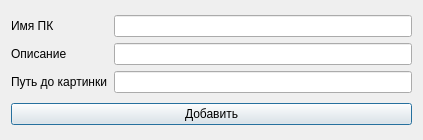
<?xml version="1.0" encoding="UTF-8"?>
<ui version="4.0">
 <class>AddComputerName</class>
 <widget class="QDialog" name="AddComputerName">
  <property name="geometry">
   <rect>
    <x>0</x>
    <y>0</y>
    <width>423</width>
    <height>140</height>
   </rect>
  </property>
  <property name="windowTitle">
   <string>Dialog</string>
  </property>
  <layout class="QVBoxLayout" name="verticalLayout_3">
   <item>
    <layout class="QHBoxLayout" name="horizontalLayout">
     <item>
      <layout class="QVBoxLayout" name="verticalLayout">
       <item>
        <widget class="QLabel" name="label_computerName">
         <property name="text">
          <string>Имя ПК</string>
         </property>
        </widget>
       </item>
       <item>
        <widget class="QLabel" name="label_description">
         <property name="text">
          <string>Описание</string>
         </property>
        </widget>
       </item>
       <item>
        <widget class="QLabel" name="label_imagePath">
         <property name="text">
          <string>Путь до картинки</string>
         </property>
        </widget>
       </item>
      </layout>
     </item>
     <item>
      <layout class="QVBoxLayout" name="verticalLayout_2">
       <item>
        <widget class="QLineEdit" name="lineEdit_computerName"/>
       </item>
       <item>
        <widget class="QLineEdit" name="lineEdit_description"/>
       </item>
       <item>
        <widget class="QLineEdit" name="lineEdit_imagePath"/>
       </item>
      </layout>
     </item>
    </layout>
   </item>
   <item>
    <widget class="QPushButton" name="button_addComputerName">
     <property name="text">
      <string>Добавить</string>
     </property>
    </widget>
   </item>
  </layout>
 </widget>
 <resources/>
 <connections/>
</ui>
